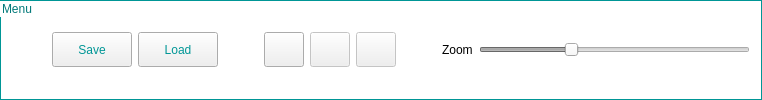
                            <widget class="QGroupBox" name="groupBox_Menu">
                             <property name="sizePolicy">
                              <sizepolicy hsizetype="Preferred" vsizetype="Fixed">
                               <horstretch>0</horstretch>
                               <verstretch>0</verstretch>
                              </sizepolicy>
                             </property>
                             <property name="minimumSize">
                              <size>
                               <width>661</width>
                               <height>50</height>
                              </size>
                             </property>
                             <property name="styleSheet">
                              <string notr="true">QGroupBox{ border: 1px solid ;
background-color: transparent;
border-color: rgb(0,150,150);
color:rgb(0,120,120);
;}</string>
                             </property>
                             <property name="title">
                              <string>Menu</string>
                             </property>
                             <layout class="QHBoxLayout" name="horizontalLayout_44">
                              <item>
                               <spacer name="horizontalSpacer_30">
                                <property name="orientation">
                                 <enum>Qt::Horizontal</enum>
                                </property>
                                <property name="sizeType">
                                 <enum>QSizePolicy::Fixed</enum>
                                </property>
                                <property name="sizeHint" stdset="0">
                                 <size>
                                  <width>40</width>
                                  <height>20</height>
                                 </size>
                                </property>
                               </spacer>
                              </item>
                              <item>
                               <widget class="QPushButton" name="saveButton_patternSettings">
                                <property name="enabled">
                                 <bool>true</bool>
                                </property>
                                <property name="sizePolicy">
                                 <sizepolicy hsizetype="Minimum" vsizetype="Fixed">
                                  <horstretch>0</horstretch>
                                  <verstretch>0</verstretch>
                                 </sizepolicy>
                                </property>
                                <property name="minimumSize">
                                 <size>
                                  <width>70</width>
                                  <height>35</height>
                                 </size>
                                </property>
                                <property name="toolTip">
                                 <string>Save settings to a file</string>
                                </property>
                                <property name="styleSheet">
                                 <string notr="true">QPushButton{
	color:rgb(0,150,150);
}</string>
                                </property>
                                <property name="text">
                                 <string>Save</string>
                                </property>
                                <property name="icon">
                                 <iconset resource="hires.qrc">
                                  <normaloff>:/new/prefix1/Icons/save.png</normaloff>:/new/prefix1/Icons/save.png</iconset>
                                </property>
                               </widget>
                              </item>
                              <item>
                               <widget class="QPushButton" name="loadButton_patternSettings">
                                <property name="minimumSize">
                                 <size>
                                  <width>70</width>
                                  <height>35</height>
                                 </size>
                                </property>
                                <property name="toolTip">
                                 <string>Load settings from a file</string>
                                </property>
                                <property name="styleSheet">
                                 <string notr="true">QPushButton{
	color:rgb(0,150,150);
}</string>
                                </property>
                                <property name="text">
                                 <string>Load</string>
                                </property>
                                <property name="icon">
                                 <iconset resource="hires.qrc">
                                  <normaloff>:/new/prefix1/Icons/load.png</normaloff>:/new/prefix1/Icons/load.png</iconset>
                                </property>
                               </widget>
                              </item>
                              <item>
                               <spacer name="horizontalSpacer_33">
                                <property name="orientation">
                                 <enum>Qt::Horizontal</enum>
                                </property>
                                <property name="sizeType">
                                 <enum>QSizePolicy::Fixed</enum>
                                </property>
                                <property name="sizeHint" stdset="0">
                                 <size>
                                  <width>40</width>
                                  <height>20</height>
                                 </size>
                                </property>
                               </spacer>
                              </item>
                              <item>
                               <widget class="QPushButton" name="addPatternsButton">
                                <property name="sizePolicy">
                                 <sizepolicy hsizetype="Fixed" vsizetype="Fixed">
                                  <horstretch>0</horstretch>
                                  <verstretch>0</verstretch>
                                 </sizepolicy>
                                </property>
                                <property name="minimumSize">
                                 <size>
                                  <width>40</width>
                                  <height>35</height>
                                 </size>
                                </property>
                                <property name="toolTip">
                                 <string>Add Pattern</string>
                                </property>
                                <property name="text">
                                 <string/>
                                </property>
                                <property name="icon">
                                 <iconset resource="hires.qrc">
                                  <normaloff>:/new/prefix1/Icons/add.png</normaloff>:/new/prefix1/Icons/add.png</iconset>
                                </property>
                               </widget>
                              </item>
                              <item>
                               <widget class="QPushButton" name="removePatternsButton">
                                <property name="enabled">
                                 <bool>false</bool>
                                </property>
                                <property name="sizePolicy">
                                 <sizepolicy hsizetype="Fixed" vsizetype="Fixed">
                                  <horstretch>0</horstretch>
                                  <verstretch>0</verstretch>
                                 </sizepolicy>
                                </property>
                                <property name="minimumSize">
                                 <size>
                                  <width>40</width>
                                  <height>35</height>
                                 </size>
                                </property>
                                <property name="toolTip">
                                 <string>Delete Pattern</string>
                                </property>
                                <property name="text">
                                 <string/>
                                </property>
                                <property name="icon">
                                 <iconset resource="hires.qrc">
                                  <normaloff>:/new/prefix1/Icons/delete.png</normaloff>:/new/prefix1/Icons/delete.png</iconset>
                                </property>
                               </widget>
                              </item>
                              <item>
                               <widget class="QPushButton" name="selectAllButton">
                                <property name="enabled">
                                 <bool>false</bool>
                                </property>
                                <property name="sizePolicy">
                                 <sizepolicy hsizetype="Fixed" vsizetype="Fixed">
                                  <horstretch>0</horstretch>
                                  <verstretch>0</verstretch>
                                 </sizepolicy>
                                </property>
                                <property name="minimumSize">
                                 <size>
                                  <width>40</width>
                                  <height>35</height>
                                 </size>
                                </property>
                                <property name="toolTip">
                                 <string>Select All Patterns</string>
                                </property>
                                <property name="text">
                                 <string/>
                                </property>
                                <property name="icon">
                                 <iconset resource="hires.qrc">
                                  <normaloff>:/new/prefix1/Icons/select.png</normaloff>:/new/prefix1/Icons/select.png</iconset>
                                </property>
                               </widget>
                              </item>
                              <item>
                               <spacer name="horizontalSpacer_32">
                                <property name="orientation">
                                 <enum>Qt::Horizontal</enum>
                                </property>
                                <property name="sizeHint" stdset="0">
                                 <size>
                                  <width>40</width>
                                  <height>20</height>
                                 </size>
                                </property>
                               </spacer>
                              </item>
                              <item>
                               <widget class="QLabel" name="label_Zoom">
                                <property name="sizePolicy">
                                 <sizepolicy hsizetype="Fixed" vsizetype="Preferred">
                                  <horstretch>0</horstretch>
                                  <verstretch>0</verstretch>
                                 </sizepolicy>
                                </property>
                                <property name="minimumSize">
                                 <size>
                                  <width>0</width>
                                  <height>35</height>
                                 </size>
                                </property>
                                <property name="styleSheet">
                                 <string notr="true">QLabel{border:0px}</string>
                                </property>
                                <property name="text">
                                 <string>Zoom</string>
                                </property>
                               </widget>
                              </item>
                              <item>
                               <widget class="QSlider" name="zoomSlider">
                                <property name="enabled">
                                 <bool>false</bool>
                                </property>
                                <property name="sizePolicy">
                                 <sizepolicy hsizetype="Expanding" vsizetype="Fixed">
                                  <horstretch>0</horstretch>
                                  <verstretch>0</verstretch>
                                 </sizepolicy>
                                </property>
                                <property name="minimumSize">
                                 <size>
                                  <width>271</width>
                                  <height>35</height>
                                 </size>
                                </property>
                                <property name="minimum">
                                 <number>50</number>
                                </property>
                                <property name="maximum">
                                 <number>200</number>
                                </property>
                                <property name="value">
                                 <number>100</number>
                                </property>
                                <property name="sliderPosition">
                                 <number>100</number>
                                </property>
                                <property name="orientation">
                                 <enum>Qt::Horizontal</enum>
                                </property>
                                <property name="invertedAppearance">
                                 <bool>false</bool>
                                </property>
                               </widget>
                              </item>
                             </layout>
                            </widget>
